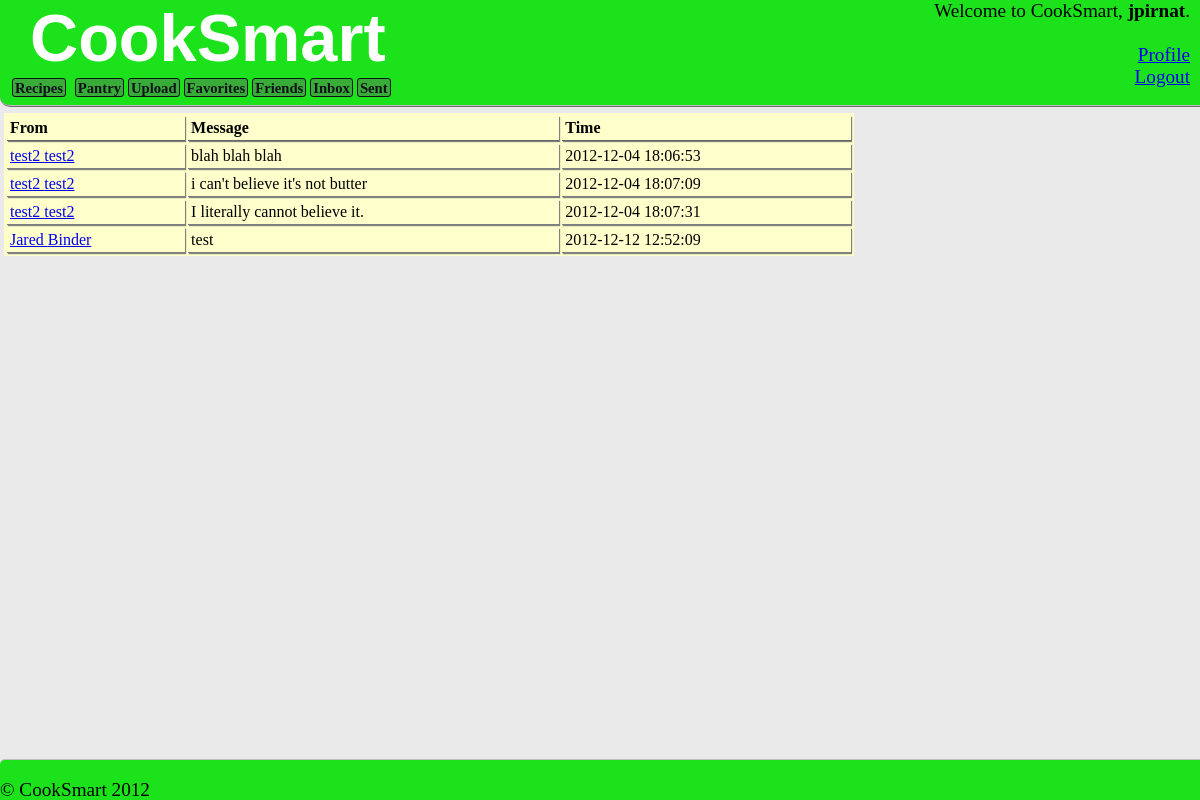
Screenshot of /inbox.php (signed in) with the database file from the repository.
### tables this page shows
CREATE TABLE IF NOT EXISTS `messages` (
  `message_id` int(11) NOT NULL auto_increment,
  `from_user_id` int(11) NOT NULL,
  `to_user_id` int(11) NOT NULL,
  `message_text` text NOT NULL,
  `message_time` datetime NOT NULL,
  PRIMARY KEY  (`message_id`),
  KEY `from_user_id` (`from_user_id`),
  KEY `to_user_id` (`to_user_id`)
);

CREATE TABLE IF NOT EXISTS `users` (
  `user_id` int(11) NOT NULL auto_increment,
  `first_name` varchar(255) NOT NULL,
  `last_name` varchar(255) NOT NULL,
  `email` varchar(255) NOT NULL,
  `password` varchar(255) NOT NULL,
  `creation_datetime` datetime NOT NULL,
  `modified_datetime` datetime NOT NULL,
  `username` varchar(15) NOT NULL,
  PRIMARY KEY  (`user_id`)
);

### inbox.php (the view, shortened to what this page needs)
<?php
	include_once "header.php";
?>
<?php
	if (!isset($_SESSION["is_logged_in"]))
	{
		echo "<p>You must be logged in to view this page.</p>";
	}
	else
	{
		$user_id = $_SESSION["user_id"];
		$link = mysql_connect($dbhost, $dbuser, $dbpass);
		$sql = "SELECT m.message_id, m.from_user_id, m.message_text, m.message_time, u.first_name, u.last_name FROM messages as m INNER JOIN users as u ON m.from_user_id=u.user_id WHERE m.to_user_id=$user_id;";
		$result = mysql_query($sql, $link);
		?>
		<table class="msg" id="inbox" border="0" width="100%" cellpadding="3" cellspacing="3">
				<tr>
					<td class="msg_topcell">From</td>
					<td class="msg_topcell">Message</td>
					<td class="msg_topcell">Time</td>
				</tr>
		<?
		while ($row = mysql_fetch_array($result, MYSQL_ASSOC))
		{
			$from_user_id = $row["from_user_id"];
			$from_first_name = $row["first_name"];
			$from_last_name = $row["last_name"];
			$message_text = stripslashes($row["message_text"]);
			$message_time = $row["message_time"];
			echo "<tr class=\"msg_row\">\n";
			echo "<td class=\"msg_cell\"><a href=\"user.php?id=$from_user_id\">$from_first_name $from_last_name</a></td>\n";
			echo "<td class=\"msg_cell\">$message_text</td>\n";
			echo "<td class=\"msg_cell\">$message_time</td></tr>";
		}
		echo "</table>";
	}
?>
<?php
	include_once "footer.php";
?>

### header.php (shortened to what this page needs)
<html>
	<head>
		<LINK rel="stylesheet" href="main.css" type="text/css" />
	</head>
	<body>
		<div id="header">
			<a href="index.php"><h1>CookSmart</h1></a>
			<div id="right_header">
			<?php
				if (isset($_SESSION["is_logged_in"]))
				{
					echo "Welcome to CookSmart, <b>" . stripslashes($_SESSION["username"]) . "</b>.<br><br>";
					echo "<div align=\"right\"><a href=\"user.php\"><u>Profile</u></a></div>";
					echo "<div align=\"right\"><a href=\"logout.php\"><u>Logout</u></a></div>";
				}
				else
				{
					echo "<form method=\"post\" action=\"login.php\">
			Username: <input type=\"text\" name=\"username\"> <br>
			Password: <input type=\"password\" name=\"password\"> <br>
			<input type=\"submit\" name=\"login\" value=\"Login\">
		</form>";
				}
			?>
			</div>
			<div class="navbar">
				<a href="recipes.php">Recipes</a>
				<?
				if (!isset($_SESSION['user_id']))
				{
					echo "<a href=\"register.php\">Register</a>";
				}
				else
				{
					$link = mysql_connect($dbhost, $dbuser, $dbpass);
					$sql = "SELECT count(*) as num_friend_reqs FROM friends as f WHERE f.user_id2=".$_SESSION['user_id']." AND f.status=1";
					$result = mysql_query($sql, $link);
					$row = mysql_fetch_array($result);
					$num_friend_reqs = $row[0];
					$friends_num = $num_friend_reqs > 0 ? " (".$num_friend_reqs.")" : '';
					echo "<a href=\"pantry.php\">Pantry</a>";
					echo "<a href=\"upload.php\">Upload</a>";
					echo "<a href=\"favorites.php\">Favorites</a>";
					echo "<a href=\"friends.php\">Friends".$friends_num."</a>";
					echo "<a href=\"inbox.php\">Inbox</a>";
					echo "<a href=\"sent.php\">Sent</a>";
				}
				?>
			</div>
		</div>

### footer.php
			<br />
	<div id="footer">
			<p>&copy; CookSmart 2012</p>
	</div>
	</body>
</html>

### main.css (style rules this page uses)
body { width: 850px; padding: 105px 0px 40px 0px; margin-left: 4px; margin-right: 0px; font-family: FranklinGothicFSCdRegular; font-size: 1.2em; font-weight: 500; background-color: #eaeaea; }
#header { background-color: #1be21b; width: 100%; position: fixed; top: 0px; height: auto; margin-left: -4px; border-bottom: silver; border-bottom-style: ridge; border-bottom-width: 2px; border-bottom-left-radius: 10px; white-space: nowrap; }
#header h1 { display: inline; color: white; font-size: 50pt; text-decoration: none; padding-left: 30px; font-family: Arial, sans-serif; }
#header a { text-decoration: none; }
#right_header { float: right; vertical-align: top; padding-right: 10px; }
.navbar { padding-bottom: 7px; padding-left: 10px; }
.navbar a { background-color: #38ab38; font-weight: bold; font-size: 11pt; margin: 0px 2px 0px 2px; padding: 1px 2px 0px 2px; color: #11111a; text-decoration: none; vertical-align: middle; text-align: center; border-style: solid; border-width: 1px; border-radius: 3px; }
table.msg { background-color:#FFFFCC; }
td.msg_cell { border-bottom: 1px grey groove; box-shadow: 1px 1px 1px grey; }
td.msg_topcell { border-bottom: 1px #676767 groove; box-shadow: 1px 1px 1px grey; font-weight: bold; margin-bottom: 1px; }
#footer { position: fixed; bottom: 0px; height: 40px; background-color: #1be21b; width: 100%; margin-left: -4px; border-top-color: silver; border-top-style: ridge; border-top-width: 1px; border-top-left-radius: 5px; }

### rows the page displays
messages: users.first_name "test2", users.last_name "test2", message_text "blah blah blah", message_time "2012-12-04 18:06:53"
messages: users.first_name "test2", users.last_name "test2", message_text "i can't believe it's not butter", message_time "2012-12-04 18:07:09"
messages: users.first_name "test2", users.last_name "test2", message_text "I literally cannot believe it.", message_time "2012-12-04 18:07:31"
messages: users.first_name "Jared", users.last_name "Binder", message_text "test", message_time "2012-12-12 12:52:09"

### other values shown
$_SESSION["username"] "jpirnat"
